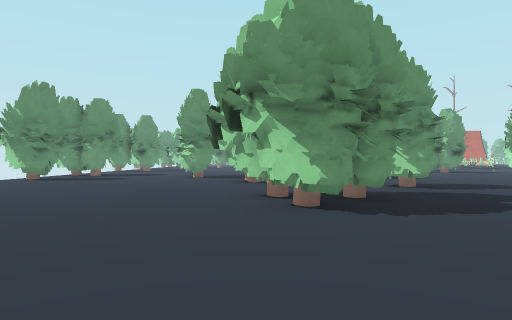
[1] (above)

24 first-person views from a walk through a 3-D level made in the Godot game engine. The camera is 1.2 m above the floor, looks level and sees 75° across. The floor is counted in squares, 1.8 m on a side. Each view is taken from the middle of a square. On the plan, view 1 faces up. The plan holds only what a view shows up to about 10 squares ahead; the rest is blank. The place goes on beyond the plan. Some surface patterns are stand-ins.

[2]
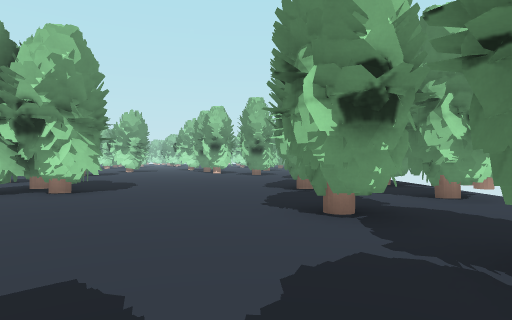

[3]
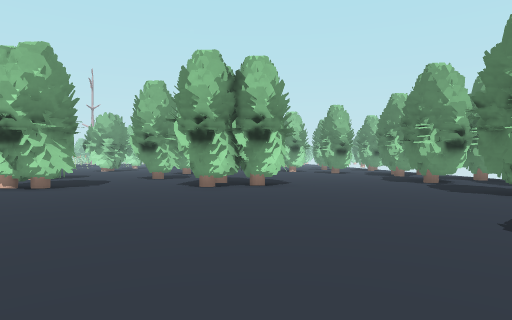

[4]
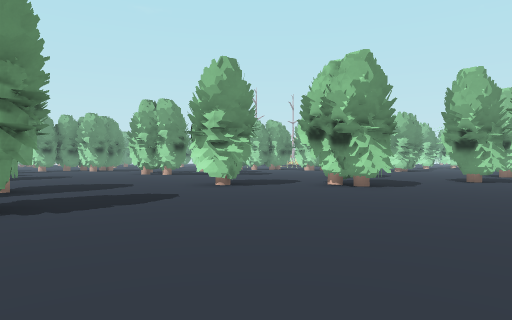

[5]
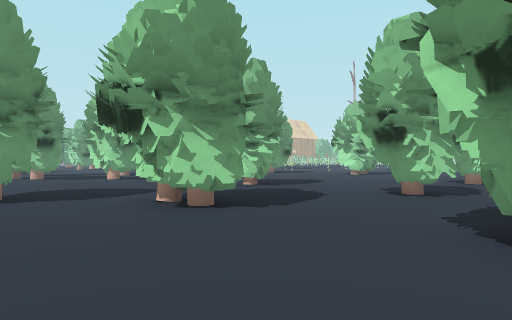

[6]
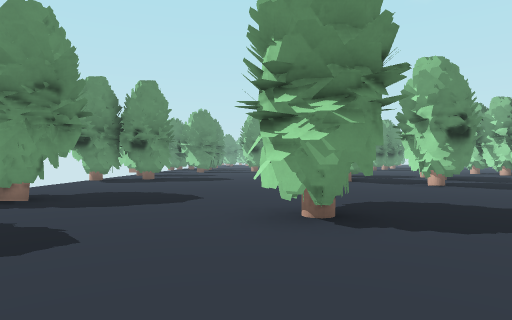

[7]
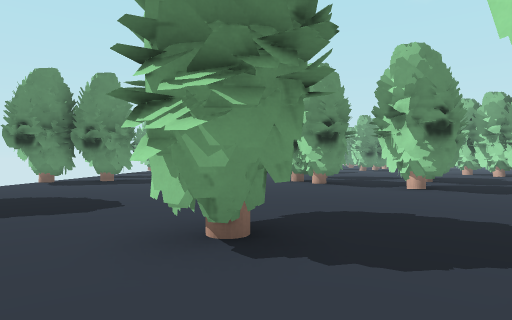

[8]
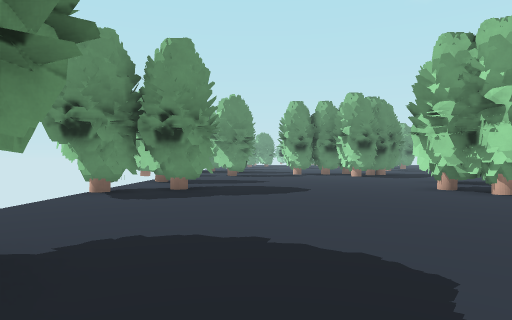

[9]
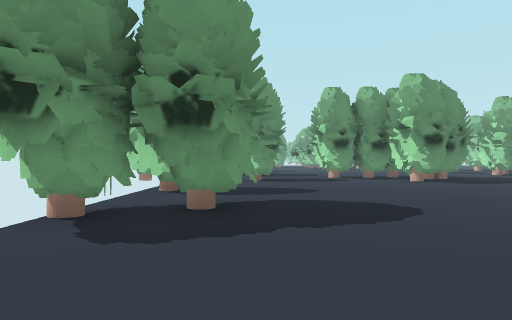

[10]
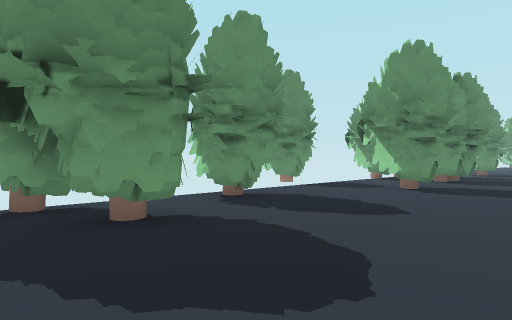

[11]
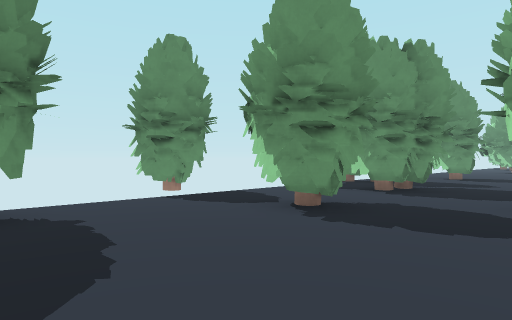

[12]
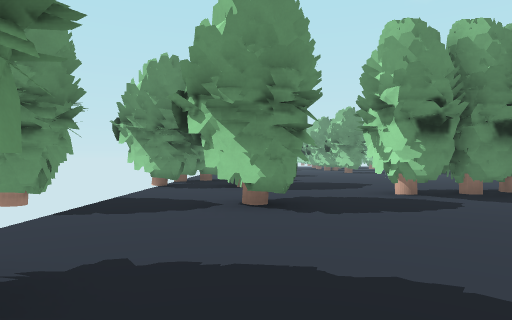

[13]
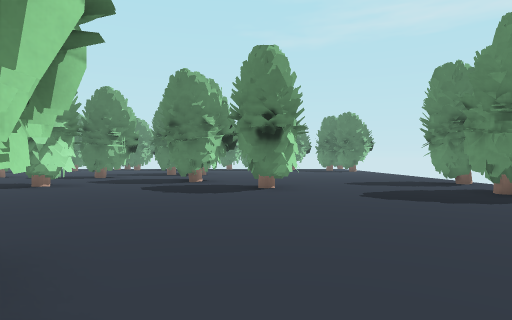

[14]
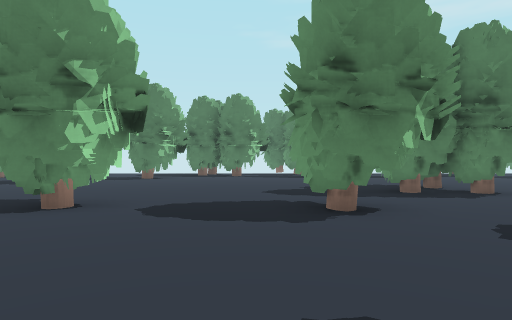

[15]
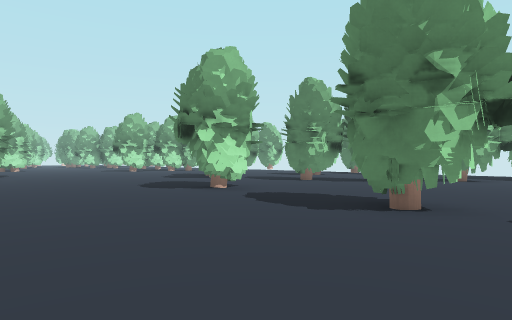

[16]
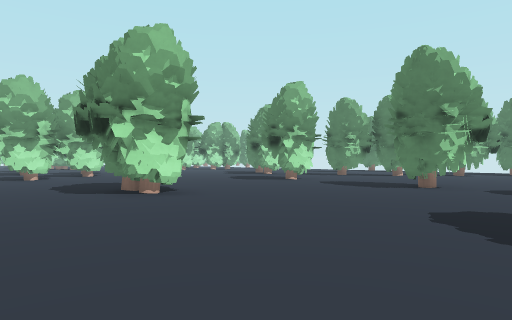

[17]
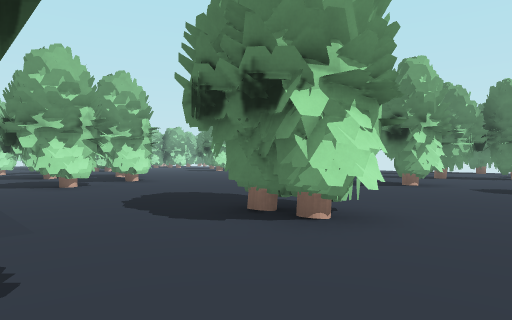

[18]
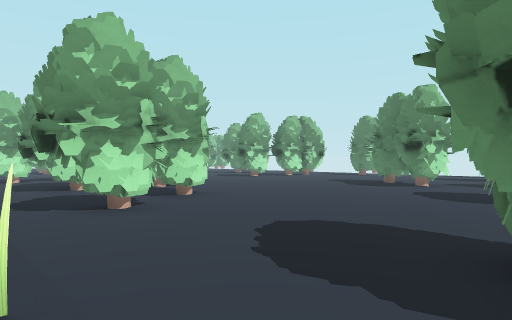

[19]
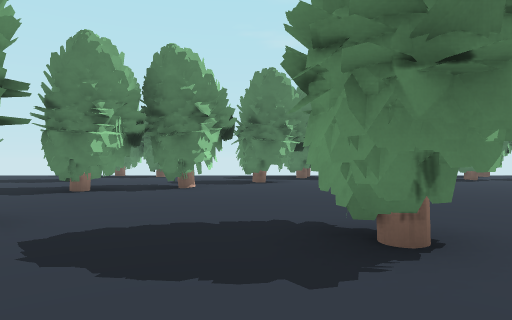

[20]
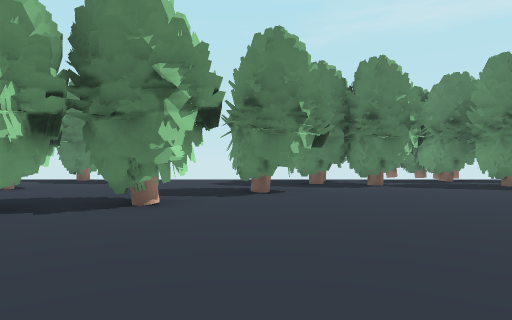

[21]
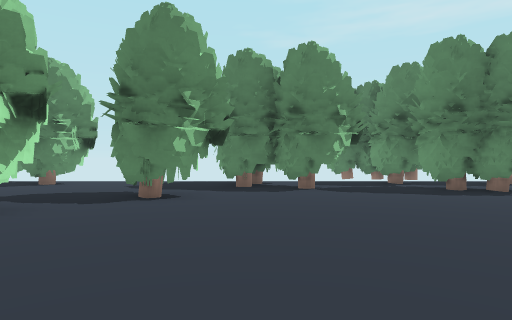

[22]
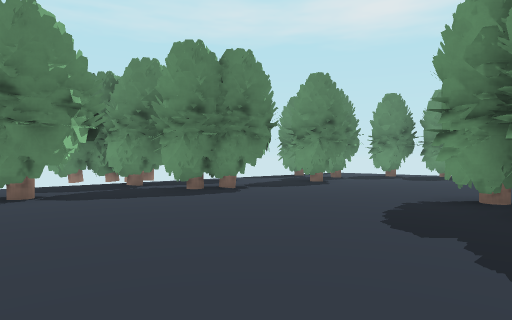

[23]
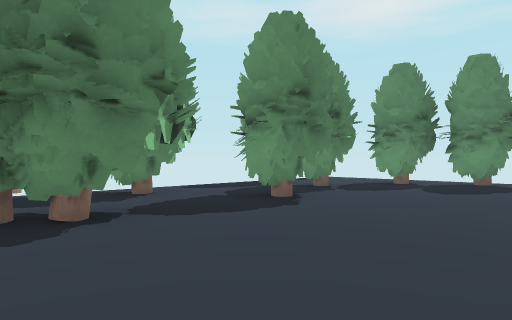

[24]
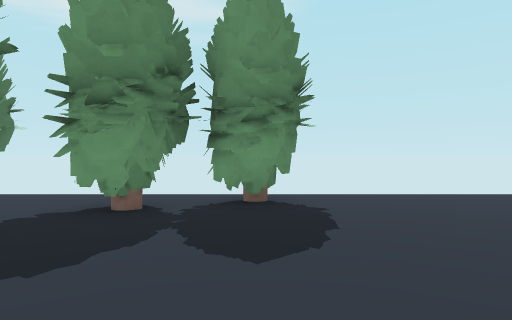

### Floor plan
Key: @ floor where view 1 was taken; # wall or solid block; x gap in a wall; . main floor; : floor 0.25 m higher than the main floor.
Columns run from 9 left of view 1 to 19 right of it. Each row starts with its distance up from view 1.
 34    ..
 33    ...
 32  #........
 31 ####......
 30 ####......
 29 #.....###
 28 #.....###
 27 #..#....#
 26 #.......##.
 25  ..........
 24  #........
 23 ###......
 22  ........
 21  .##....#
 20 ###.....##.. #.
 19 ##.......#.. ..
 18  .........##..
 17  ..........#. ..... .::#:
 16  ............ .............x.
 15   #.......... .............#.
 14   #.......... ......##.....#.
 13  .....##....##......##......#
 12  ##.........##..............#
 11   #.....##...................
 10  .......##...................
  9  ...........##...#..........
  8  ...........##..##...##....
  7  ........#...........#....
  6  ........###.............
  5  ........##.............
  4  ....................##.
  3  ..................##. ..
  2  ##......................
  1  .#..............##.....
  0  .##...##@###..........#
 -1  ...##x#...##.####.......
 -2  ..   ..##.##. ###...##..
 -3       ...#.##..# .....
 -4            ###

Where each view was taken, in squares from view 1:
view 1: 0 up, 0 right, facing up
view 2: 1 up, 6 left, facing right
view 3: 5 up, 8 left, facing right
view 4: 6 up, 8 left, facing up-right
view 5: 6 up, 3 left, facing up-right
view 6: 9 up, 3 left, facing up
view 7: 10 up, 2 left, facing up
view 8: 13 up, 5 left, facing up
view 9: 16 up, 6 left, facing up
view 10: 19 up, 3 left, facing up-left
view 11: 23 up, 3 left, facing up-left
view 12: 22 up, 6 left, facing up
view 13: 21 up, 2 left, facing down
view 14: 13 up, 5 right, facing down
view 15: 13 up, 6 right, facing down-right
view 16: 17 up, 5 right, facing down-right
view 17: 17 up, 9 right, facing down-right
view 18: 17 up, 12 right, facing down-right
view 19: 11 up, 9 right, facing down
view 20: 8 up, 9 right, facing down
view 21: 7 up, 7 right, facing down
view 22: 6 up, 7 right, facing down-left
view 23: 4 up, 3 right, facing down-left
view 24: 2 up, 2 left, facing left
